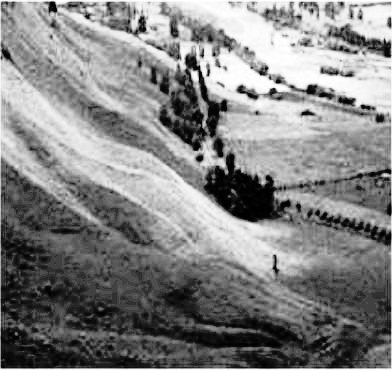
#> input picture imagenResultado2.jpg, 392 x 370 px
$ python histogramaFinalEjercicio1.py
#> lines starting #> are read from the running program, lines starting #| are printed output that depends on the picture
# -*- coding: utf-8 -*-
"""
Created on Sun May 11 15:38:08 2020

@author: MILAGROS PC
"""

import cv2
import matplotlib.pyplot as plt

imagen_resultado = cv2.imread('imagenResultado2.jpg')
#> imagen_resultado is the input picture: shape (370, 392, 3); min 0, max 255, mean 130.8


#realizmos el histograma de la primera y segunda imagen
hist2 = cv2.calcHist([imagen_resultado], [0], None, [256], [0, 256])
#> hist2 = 256 values, max 2179 at index 64, min 0 at index 56, mean 566.6

plt.plot(hist2, color = 'black')

plt.show()
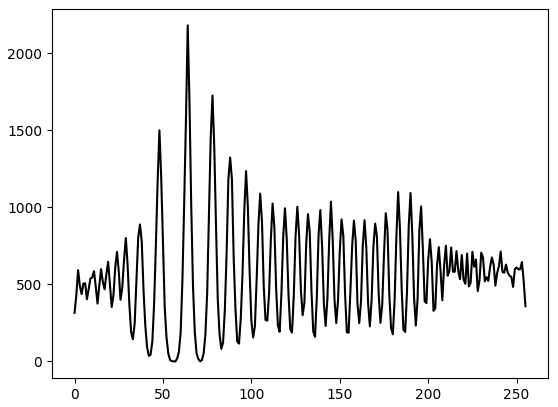
#> figure drawn by matplotlib, 1 panel; curve peaks at x = 64, y = 2179
